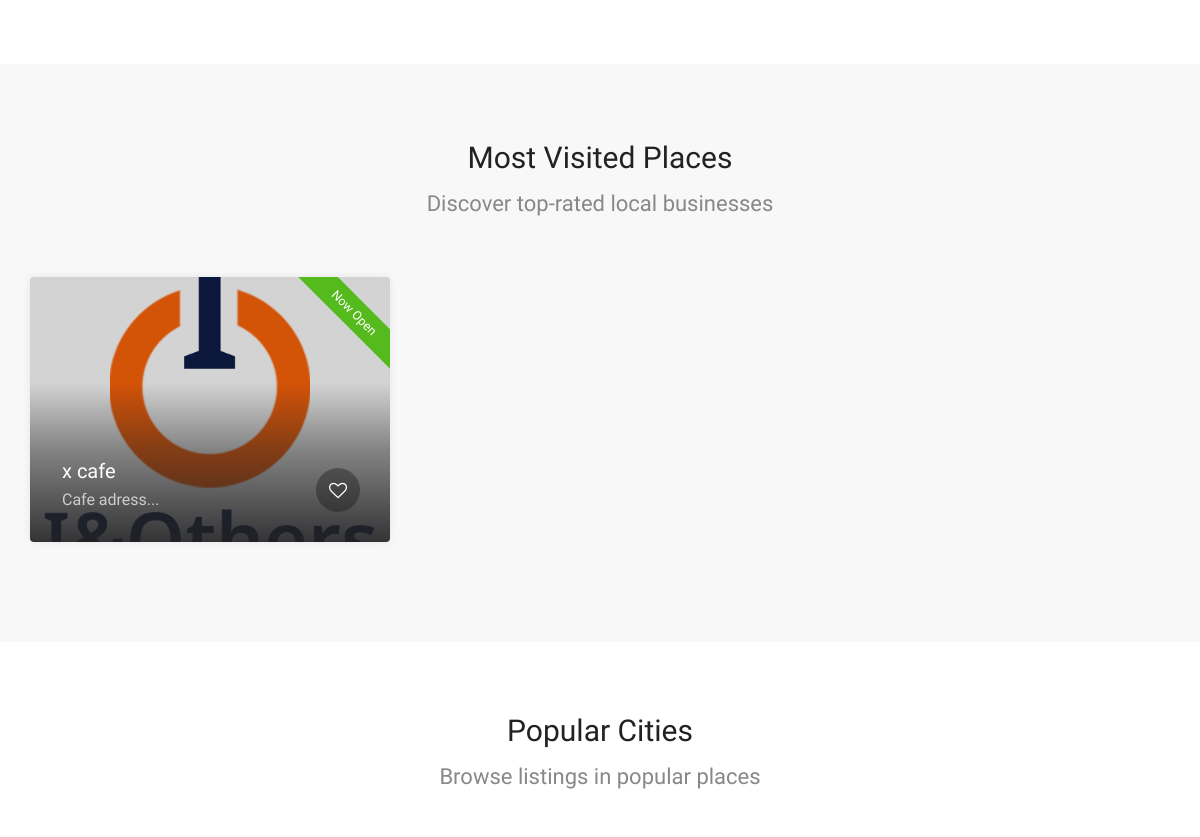
The app's page / (middle part), older data.
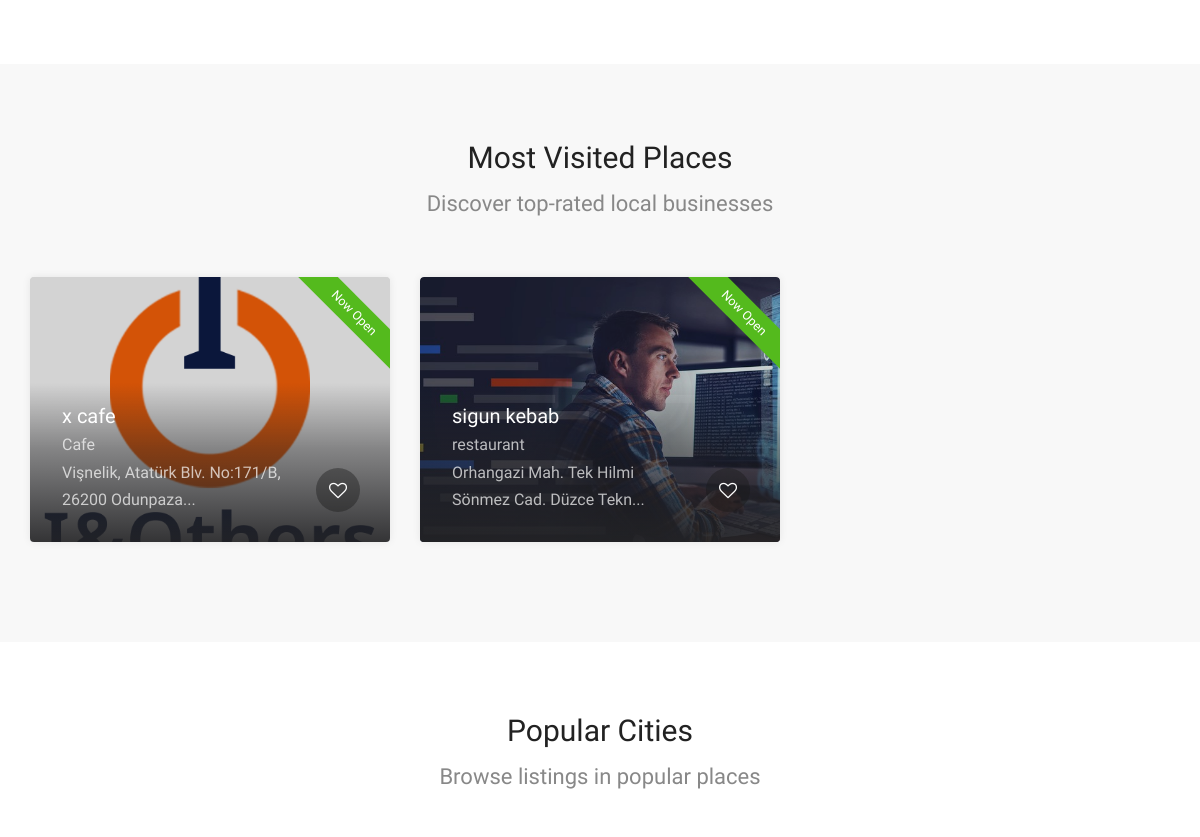
The same page, newer data.
### booking/models.py (models this page shows, shortened)
class Places(models.Model):
    id = models.BigAutoField(primary_key=True)
    title = models.CharField(max_length=100, null=True)
    short_description = models.CharField(max_length=200, null=True)
    description = models.TextField(max_length=1500, null=True)
    address = models.CharField(max_length=250, null=True)
    phone_number = models.CharField(max_length=100, null=True)
    website = models.CharField(max_length=100, null=True)
    map_url = models.CharField(max_length=500, null=True)
    is_active = models.BooleanField(default=True, null=True)
    is_home = models.BooleanField(default=True, null=True)
    is_open = models.BooleanField(default=True, null=True)
    cover_img = models.ImageField(upload_to="places")
    created_date = models.DateField()
    slug = models.SlugField(null=True, unique=True, db_index=True, blank=True)
    instagram = models.CharField(max_length=50, null=True)
    twitter = models.CharField(max_length=50, null=True)
    facebook = models.CharField(max_length=50, null=True)
    website = models.CharField(max_length=50, null=True)
    opening_day = models.CharField(max_length=150, null=True)
    opening_time = models.CharField(max_length=150, null=True)
    closing_time = models.CharField(max_length=150, null=True)
    category = models.ForeignKey(Categories, on_delete=models.CASCADE)
    cities = models.ForeignKey(Cities, on_delete=models.CASCADE)

class Categories(models.Model):
    id = models.BigAutoField(primary_key=True)
    category_name = models.CharField(max_length=50)
    def __str__(self):
        return f"{self.category_name}"

### booking/views.py (the view)
# urls.py: path("", views.index),
def index(request):
    context = {
        "places": Places.objects.filter(is_active = True, is_home=True),
        "categories":Categories.objects.all(),
        "cities":Cities.objects.all()
    }
    return render(request, "home/index.html",context)

### booking/templates/home/index.html (shortened to what this page needs)
{% extends 'base.html' %}
{% load static %}
{% block content %}
<section class="fullwidth margin-top-65 padding-top-75 padding-bottom-70" data-background-color="#f8f8f8">
	<div class="container">
		<div class="row">
			<div class="col-md-12">
				<h3 class="headline centered margin-bottom-45">
					Most Visited Places
					<span>Discover top-rated local businesses</span>
				</h3>
			</div>
		</div>
	</div>
	<div class="simple-fw-slick-carousel dots-nav">
		{% if places|length > 0 %}
			{% for place in places %}
			<div class="fw-carousel-item">
				<a href="/places/{{ place.slug }}" class="listing-item-container compact">
					<div class="listing-item">
						<img src="images/{{ place.cover_img }}" alt="">
						<div class="listing-badge now-open">Now Open</div>
						<div class="listing-item-content">
							<h3>{{ place.title }}</h3>
							<span>{{ place.category }}</span>
							<span>{{ place.address|striptags|slice:"0:47"}}...</span>
						</div>
						<span class="like-icon"></span>
					</div>
				</a>
			</div>
			{% endfor %}
		{% endif %}
	</div>
</section>
<div class="container">
	<div class="row">
		<div class="col-md-12">
			<h3 class="headline centered margin-bottom-35 margin-top-70">Popular Cities <span>Browse listings in popular places</span></h3>
		</div>
		<div class="col-md-4">
		</div>
		<div class="col-md-8">
		</div>
	</div>
</div>
{% endblock %}

Row changes from the older to the newer data that the page shows:
changed Places "x cafe": address "adress" → "Vişnelik, Atatürk Blv. No:171/B, 26200 Odunpaza"
added Places: cover_img (picture), title "sigun kebab", category "restaurant", address "Orhangazi Mah. Tek Hilmi Sönmez Cad. Düzce Tekn"
